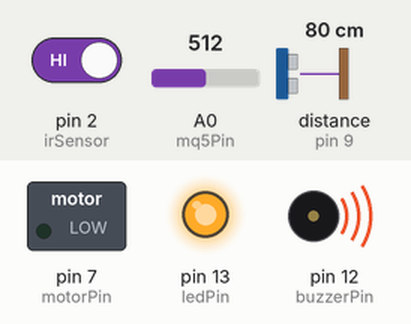
Bench run of a sketch on a simulated Arduino Uno, built with avr-gcc and run on an emulated ATmega328P. On the bench: switched loads named in the sketch (green lamp = pin HIGH), output pins drawn as LEDs (lit = HIGH), buzzer (waves = sounding, pin HIGH). Wiring (inferred from the names in the program): ultrasonic range finder: trigger pin 8; echo pin 9. The inputs (shaded band) are chosen by the test bench; at power-on: A0 (mq5Pin) = 512, distance to the obstacle (sensor on pin 9) 80 cm, pin 2 (irSensor) HIGH. The echo pulse lasts 58.3 µs per cm; pins used as bus, display or sensor lines are not drawn; what the sketch prints to the serial monitor is not drawn.

Above: at 9.3 s.
9.4 s: A0 (mq5Pin) set to 412
10.9 s: A0 (mq5Pin) set to 385
12.4 s: distance to the obstacle (sensor on pin 9) set to 13 cm
13.9 s: distance to the obstacle (sensor on pin 9) set to 10 cm
At 14.3 s:
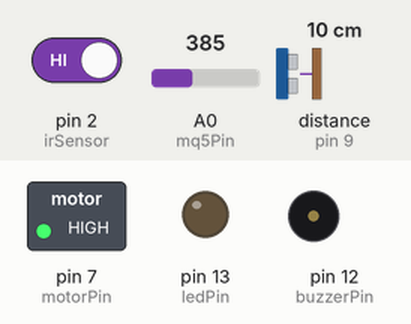
15.6 s: pin 2 (irSensor) driven LOW
At 17.1 s:
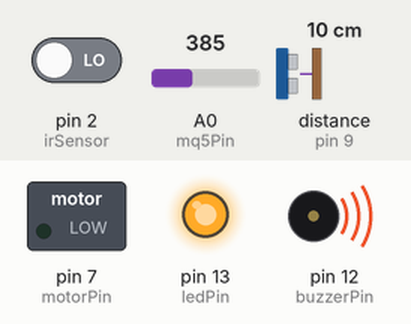
Timing chart, 0 to 18.2 s (numbered marks = the images above; inputs shaded):
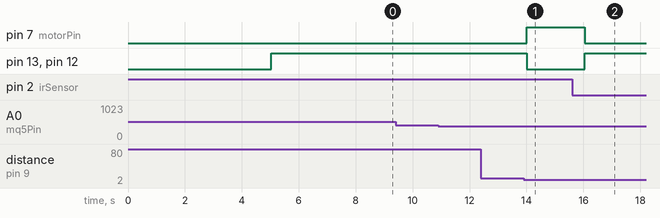

Measured:
- the behaviour switches between 12 and 11 cm on distance to the obstacle (sensor on pin 9) (found by bisection; images 0 and 1)
- after the input at 9.4 s, every drawn part: stays the same
- after the input at 10.9 s, every drawn part: stays the same
- after the input at 12.4 s, every drawn part: stays the same
- after the input at 13.9 s, pin 7 (motorPin): LOW → HIGH after 0.10 s; pin 13 (ledPin), pin 12 (buzzerPin): HIGH → LOW after 0.10 s
- after the input at 15.6 s, pin 7 (motorPin): HIGH → LOW after 0.44 s; pin 13 (ledPin), pin 12 (buzzerPin): LOW → HIGH after 0.44 s

The sketch:

rider_safety_system.ino
```cpp
// === Pin setup ===
const int irSensor = 2;         // IR sensor for eye blink (LOW = closed)
const int mq5Pin = A0;          // MQ-5 alcohol sensor
const int trigPin = 8;          // Ultrasonic trigger (helmet detection)
const int echoPin = 9;          // Ultrasonic echo
const int buzzerPin = 12;       // Buzzer
const int ledPin = 13;          // LED indicator
const int motorPin = 7;         // Motor relay or output pin

// === Thresholds ===
int alcoholThreshold = 400;     // Adjust after testing MQ-5
int wearDistance = 10;          // cm — if less than this, helmet is worn

void setup() {
  pinMode(irSensor, INPUT);
  pinMode(buzzerPin, OUTPUT);
  pinMode(ledPin, OUTPUT);
  pinMode(motorPin, OUTPUT);
  pinMode(trigPin, OUTPUT);
  pinMode(echoPin, INPUT);

  digitalWrite(buzzerPin, LOW);
  digitalWrite(ledPin, LOW);
  digitalWrite(motorPin, LOW); // motor OFF initially

  Serial.begin(9600);
  Serial.println("System Started: Helmet + Alcohol + Eye Detection Active");
  delay(5000); // MQ-5 warm-up time
}

// === Function to get distance from Ultrasonic ===
long getDistance() {
  digitalWrite(trigPin, LOW);
  delayMicroseconds(2);
  digitalWrite(trigPin, HIGH);
  delayMicroseconds(10);
  digitalWrite(trigPin, LOW);
  long duration = pulseIn(echoPin, HIGH);
  long distance = duration * 0.034 / 2; // Convert to cm
  return distance;
}

// === Alarm functions ===
void alarmOn() {
  digitalWrite(buzzerPin, HIGH);
  digitalWrite(ledPin, HIGH);
}

void alarmOff() {
  digitalWrite(buzzerPin, LOW);
  digitalWrite(ledPin, LOW);
}

void loop() {
  // === Read all sensors ===
  int eyeState = digitalRead(irSensor);   // LOW = eyes closed
  int alcoholVal = analogRead(mq5Pin);    // MQ-5 sensor value
  long distance = getDistance();          // Helmet ultrasonic distance

  Serial.print("Alcohol: ");
  Serial.print(alcoholVal);
  Serial.print(" | Eye: ");
  Serial.print(eyeState == LOW ? "Closed" : "Open");
  Serial.print(" | Helmet Dist: ");
  Serial.print(distance);
  Serial.println(" cm");

  bool alarm = false;
  bool motorOn = true;

  // === Helmet detection ===
  if (distance > wearDistance || distance <= 0) {
    alarm = true;
    motorOn = false;
    Serial.println("⚠️ Helmet not worn!");
  }

  // === Alcohol detection ===
  if (alcoholVal > alcoholThreshold) {
    alarm = true;
    motorOn = false;
    Serial.println("⚠️ Alcohol detected!");
  }

  // === Eye detection ===
  if (eyeState == LOW) {
    alarm = true;
    motorOn = false;
    Serial.println("⚠️ Eyes closed!");
  }

  // === Output control ===
  if (alarm) {
    alarmOn();
    digitalWrite(motorPin, LOW); // motor OFF
  } else {
    alarmOff();
    digitalWrite(motorPin, HIGH); // motor ON
    Serial.println("✅ All safe — Motor ON");
  }

  delay(500);
}
```
